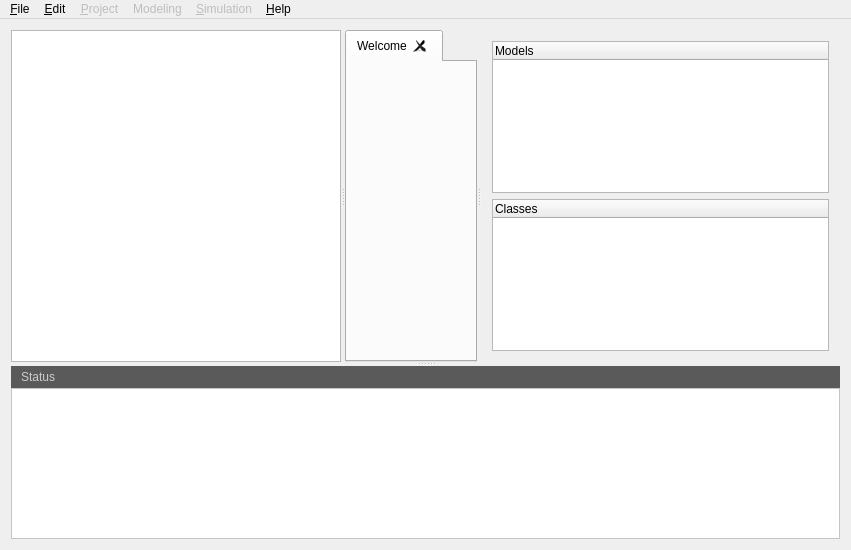
<?xml version="1.0" encoding="UTF-8"?>
<ui version="4.0">
 <class>gvleWin</class>
 <widget class="QMainWindow" name="gvleWin">
  <property name="geometry">
   <rect>
    <x>0</x>
    <y>0</y>
    <width>851</width>
    <height>550</height>
   </rect>
  </property>
  <property name="windowTitle">
   <string>gvleWin</string>
  </property>
  <widget class="QWidget" name="centralWidget">
   <layout class="QGridLayout" name="gridLayout">
    <item row="0" column="0">
     <widget class="QSplitter" name="splitter_2">
      <property name="sizePolicy">
       <sizepolicy hsizetype="Expanding" vsizetype="Expanding">
        <horstretch>0</horstretch>
        <verstretch>0</verstretch>
       </sizepolicy>
      </property>
      <property name="orientation">
       <enum>Qt::Vertical</enum>
      </property>
      <property name="childrenCollapsible">
       <bool>false</bool>
      </property>
      <widget class="QSplitter" name="splitter">
       <property name="sizePolicy">
        <sizepolicy hsizetype="Expanding" vsizetype="Expanding">
         <horstretch>0</horstretch>
         <verstretch>0</verstretch>
        </sizepolicy>
       </property>
       <property name="orientation">
        <enum>Qt::Horizontal</enum>
       </property>
       <widget class="QStackedWidget" name="leftCol">
        <property name="sizePolicy">
         <sizepolicy hsizetype="Expanding" vsizetype="Expanding">
          <horstretch>0</horstretch>
          <verstretch>0</verstretch>
         </sizepolicy>
        </property>
        <property name="frameShadow">
         <enum>QFrame::Plain</enum>
        </property>
        <property name="lineWidth">
         <number>0</number>
        </property>
        <property name="midLineWidth">
         <number>0</number>
        </property>
        <property name="currentIndex">
         <number>0</number>
        </property>
        <widget class="QWidget" name="page">
         <property name="sizePolicy">
          <sizepolicy hsizetype="Expanding" vsizetype="Expanding">
           <horstretch>0</horstretch>
           <verstretch>0</verstretch>
          </sizepolicy>
         </property>
         <layout class="QVBoxLayout" name="verticalLayout">
          <property name="margin">
           <number>0</number>
          </property>
          <item>
           <widget class="QTreeView" name="treeProject">
            <property name="sizePolicy">
             <sizepolicy hsizetype="Expanding" vsizetype="Expanding">
              <horstretch>1</horstretch>
              <verstretch>1</verstretch>
             </sizepolicy>
            </property>
            <property name="minimumSize">
             <size>
              <width>0</width>
              <height>0</height>
             </size>
            </property>
            <property name="maximumSize">
             <size>
              <width>16777215</width>
              <height>16777215</height>
             </size>
            </property>
            <property name="iconSize">
             <size>
              <width>16</width>
              <height>16</height>
             </size>
            </property>
            <property name="headerHidden">
             <bool>false</bool>
            </property>
           </widget>
          </item>
         </layout>
        </widget>
        <widget class="QWidget" name="page_2">
         <property name="sizePolicy">
          <sizepolicy hsizetype="Expanding" vsizetype="Expanding">
           <horstretch>0</horstretch>
           <verstretch>0</verstretch>
          </sizepolicy>
         </property>
         <layout class="QVBoxLayout" name="verticalLayout_2">
          <item>
           <widget class="QFrame" name="frame_2">
            <property name="frameShape">
             <enum>QFrame::StyledPanel</enum>
            </property>
            <property name="frameShadow">
             <enum>QFrame::Raised</enum>
            </property>
            <layout class="QGridLayout" name="gridLayout_2">
             <item row="0" column="0">
              <widget class="QPushButton" name="pushButton_2">
               <property name="text">
                <string>&lt; &gt;</string>
               </property>
              </widget>
             </item>
            </layout>
           </widget>
          </item>
         </layout>
        </widget>
       </widget>
       <widget class="QTabWidget" name="tabWidget">
        <property name="sizePolicy">
         <sizepolicy hsizetype="Expanding" vsizetype="Expanding">
          <horstretch>0</horstretch>
          <verstretch>0</verstretch>
         </sizepolicy>
        </property>
        <property name="minimumSize">
         <size>
          <width>0</width>
          <height>0</height>
         </size>
        </property>
        <property name="currentIndex">
         <number>0</number>
        </property>
        <property name="tabsClosable">
         <bool>true</bool>
        </property>
        <widget class="QWidget" name="tabWelcome">
         <property name="focusPolicy">
          <enum>Qt::TabFocus</enum>
         </property>
         <attribute name="title">
          <string>Welcome</string>
         </attribute>
         <widget class="QLabel" name="label">
          <property name="geometry">
           <rect>
            <x>10</x>
            <y>30</y>
            <width>131</width>
            <height>81</height>
           </rect>
          </property>
          <property name="text">
           <string/>
          </property>
          <property name="pixmap">
           <pixmap resource="gvle.qrc">:/logo/resources/logo/logo.png</pixmap>
          </property>
         </widget>
         <widget class="QTextBrowser" name="textBrowser_3">
          <property name="geometry">
           <rect>
            <x>150</x>
            <y>20</y>
            <width>201</width>
            <height>121</height>
           </rect>
          </property>
          <property name="font">
           <font>
            <pointsize>22</pointsize>
           </font>
          </property>
          <property name="frameShape">
           <enum>QFrame::NoFrame</enum>
          </property>
          <property name="frameShadow">
           <enum>QFrame::Plain</enum>
          </property>
          <property name="lineWidth">
           <number>0</number>
          </property>
          <property name="html">
           <string>&lt;!DOCTYPE HTML PUBLIC &quot;-//W3C//DTD HTML 4.0//EN&quot; &quot;http://www.w3.org/TR/REC-html40/strict.dtd&quot;&gt;
&lt;html&gt;&lt;head&gt;&lt;meta name=&quot;qrichtext&quot; content=&quot;1&quot; /&gt;&lt;style type=&quot;text/css&quot;&gt;
p, li { white-space: pre-wrap; }
&lt;/style&gt;&lt;/head&gt;&lt;body style=&quot; font-family:'Cantarell'; font-size:22pt; font-weight:400; font-style:normal;&quot;&gt;
&lt;p style=&quot; margin-top:0px; margin-bottom:0px; margin-left:0px; margin-right:0px; -qt-block-indent:0; text-indent:0px;&quot;&gt;&lt;span style=&quot; font-size:20pt; color:#ee7f00;&quot;&gt;Virtual&lt;br /&gt;Laboratory&lt;br /&gt;Environment&lt;/span&gt;&lt;/p&gt;&lt;/body&gt;&lt;/html&gt;</string>
          </property>
         </widget>
        </widget>
       </widget>
       <widget class="QWidget" name="layoutWidget">
        <layout class="QVBoxLayout" name="rightCol">
         <item>
          <widget class="QStackedWidget" name="rightStack">
           <property name="currentIndex">
            <number>1</number>
           </property>
           <widget class="QWidget" name="rightStackPageNull"/>
           <widget class="QWidget" name="pageVpz">
            <layout class="QVBoxLayout" name="verticalLayout_5">
             <property name="spacing">
              <number>6</number>
             </property>
             <property name="margin">
              <number>0</number>
             </property>
             <item>
              <widget class="QTreeWidget" name="treeVpzModel">
               <column>
                <property name="text">
                 <string>Models</string>
                </property>
               </column>
              </widget>
             </item>
             <item>
              <widget class="QTreeWidget" name="treeWidget">
               <column>
                <property name="text">
                 <string>Classes</string>
                </property>
               </column>
              </widget>
             </item>
            </layout>
           </widget>
          </widget>
         </item>
        </layout>
       </widget>
      </widget>
      <widget class="QWidget" name="statusWidget" native="true">
       <property name="sizePolicy">
        <sizepolicy hsizetype="Expanding" vsizetype="Expanding">
         <horstretch>0</horstretch>
         <verstretch>0</verstretch>
        </sizepolicy>
       </property>
       <property name="styleSheet">
        <string notr="true">background-color: rgb(255, 117, 117);</string>
       </property>
       <layout class="QVBoxLayout" name="verticalLayout_3">
        <property name="spacing">
         <number>0</number>
        </property>
        <property name="margin">
         <number>0</number>
        </property>
        <item>
         <widget class="QFrame" name="statusTitleFrame">
          <property name="sizePolicy">
           <sizepolicy hsizetype="Expanding" vsizetype="Fixed">
            <horstretch>0</horstretch>
            <verstretch>0</verstretch>
           </sizepolicy>
          </property>
          <property name="minimumSize">
           <size>
            <width>0</width>
            <height>22</height>
           </size>
          </property>
          <property name="maximumSize">
           <size>
            <width>16777215</width>
            <height>22</height>
           </size>
          </property>
          <property name="styleSheet">
           <string notr="true">background-color: rgb(90, 90, 90);</string>
          </property>
          <property name="frameShape">
           <enum>QFrame::NoFrame</enum>
          </property>
          <property name="frameShadow">
           <enum>QFrame::Plain</enum>
          </property>
          <layout class="QHBoxLayout" name="horizontalLayout_2">
           <property name="spacing">
            <number>2</number>
           </property>
           <property name="margin">
            <number>0</number>
           </property>
           <item>
            <widget class="QLabel" name="statusTitle">
             <property name="styleSheet">
              <string notr="true">color: rgb(204, 204, 204);</string>
             </property>
             <property name="lineWidth">
              <number>0</number>
             </property>
             <property name="text">
              <string>Status</string>
             </property>
             <property name="margin">
              <number>0</number>
             </property>
             <property name="indent">
              <number>10</number>
             </property>
            </widget>
           </item>
           <item>
            <spacer name="horizontalSpacer_2">
             <property name="orientation">
              <enum>Qt::Horizontal</enum>
             </property>
             <property name="sizeHint" stdset="0">
              <size>
               <width>40</width>
               <height>20</height>
              </size>
             </property>
            </spacer>
           </item>
           <item>
            <widget class="QPushButton" name="statusTitleToggle">
             <property name="sizePolicy">
              <sizepolicy hsizetype="Fixed" vsizetype="Fixed">
               <horstretch>0</horstretch>
               <verstretch>0</verstretch>
              </sizepolicy>
             </property>
             <property name="minimumSize">
              <size>
               <width>20</width>
               <height>20</height>
              </size>
             </property>
             <property name="maximumSize">
              <size>
               <width>20</width>
               <height>20</height>
              </size>
             </property>
             <property name="baseSize">
              <size>
               <width>20</width>
               <height>0</height>
              </size>
             </property>
             <property name="styleSheet">
              <string notr="true">QPushButton{background-image: url(:/icon/resources/arrow_up_bw.png);}
QPushButton:hover{background:url(:/icon/resources/arrow_up_blue.png);}</string>
             </property>
             <property name="text">
              <string/>
             </property>
             <property name="flat">
              <bool>true</bool>
             </property>
            </widget>
           </item>
          </layout>
         </widget>
        </item>
        <item>
         <widget class="QPlainTextEdit" name="statusLog">
          <property name="sizePolicy">
           <sizepolicy hsizetype="Expanding" vsizetype="MinimumExpanding">
            <horstretch>0</horstretch>
            <verstretch>0</verstretch>
           </sizepolicy>
          </property>
          <property name="minimumSize">
           <size>
            <width>0</width>
            <height>20</height>
           </size>
          </property>
          <property name="styleSheet">
           <string notr="true">background-color: rgb(255, 255, 255);</string>
          </property>
          <property name="undoRedoEnabled">
           <bool>false</bool>
          </property>
          <property name="readOnly">
           <bool>true</bool>
          </property>
          <property name="plainText">
           <string notr="true"/>
          </property>
         </widget>
        </item>
       </layout>
      </widget>
     </widget>
    </item>
   </layout>
  </widget>
  <widget class="QMenuBar" name="menuBar">
   <property name="geometry">
    <rect>
     <x>0</x>
     <y>0</y>
     <width>851</width>
     <height>27</height>
    </rect>
   </property>
   <widget class="QMenu" name="menuFile">
    <property name="title">
     <string>&amp;File</string>
    </property>
    <widget class="QMenu" name="menuRecentProjects">
     <property name="title">
      <string>Recent Projects</string>
     </property>
     <addaction name="actionRecent1"/>
     <addaction name="actionRecent2"/>
     <addaction name="actionRecent3"/>
     <addaction name="actionRecent4"/>
     <addaction name="actionRecent5"/>
    </widget>
    <addaction name="actionNewProject"/>
    <addaction name="actionOpenProject"/>
    <addaction name="menuRecentProjects"/>
    <addaction name="separator"/>
    <addaction name="actionSaveFile"/>
    <addaction name="separator"/>
    <addaction name="actionCloseProject"/>
    <addaction name="actionQuit"/>
   </widget>
   <widget class="QMenu" name="menuProject">
    <property name="enabled">
     <bool>false</bool>
    </property>
    <property name="title">
     <string>&amp;Project</string>
    </property>
    <addaction name="actionConfigureProject"/>
    <addaction name="actionBuildProject"/>
   </widget>
   <widget class="QMenu" name="menuSimulation">
    <property name="enabled">
     <bool>false</bool>
    </property>
    <property name="title">
     <string>&amp;Simulation</string>
    </property>
    <widget class="QMenu" name="menuSelectSimulator">
     <property name="enabled">
      <bool>false</bool>
     </property>
     <property name="title">
      <string>Select Simulator</string>
     </property>
     <addaction name="actionSimNone"/>
    </widget>
    <addaction name="actionLaunchSimulation"/>
    <addaction name="separator"/>
    <addaction name="menuSelectSimulator"/>
   </widget>
   <widget class="QMenu" name="menuModeling">
    <property name="enabled">
     <bool>false</bool>
    </property>
    <property name="title">
     <string>Modeling</string>
    </property>
   </widget>
   <widget class="QMenu" name="menu_Help">
    <property name="toolTip">
     <string/>
    </property>
    <property name="title">
     <string>&amp;Help</string>
    </property>
    <addaction name="actionHelp"/>
    <addaction name="actionAbout"/>
   </widget>
   <widget class="QMenu" name="menuEdit">
    <property name="title">
     <string>&amp;Edit</string>
    </property>
    <addaction name="actionUndo"/>
    <addaction name="actionRedo"/>
   </widget>
   <addaction name="menuFile"/>
   <addaction name="menuEdit"/>
   <addaction name="menuProject"/>
   <addaction name="menuModeling"/>
   <addaction name="menuSimulation"/>
   <addaction name="menu_Help"/>
  </widget>
  <action name="actionNew_Project">
   <property name="enabled">
    <bool>true</bool>
   </property>
   <property name="text">
    <string>New Project</string>
   </property>
   <property name="shortcut">
    <string>Ctrl+N</string>
   </property>
  </action>
  <action name="actionNew_VPZ">
   <property name="text">
    <string>New VPZ</string>
   </property>
   <property name="shortcut">
    <string>Ctrl+S</string>
   </property>
  </action>
  <action name="actionOpenProject">
   <property name="text">
    <string>Open Project</string>
   </property>
   <property name="shortcut">
    <string>Ctrl+O</string>
   </property>
  </action>
  <action name="actionOpen_VPZ">
   <property name="enabled">
    <bool>false</bool>
   </property>
   <property name="text">
    <string>Open VPZ</string>
   </property>
   <property name="shortcut">
    <string>Ctrl+Shift+O</string>
   </property>
  </action>
  <action name="action">
   <property name="text">
    <string>Open Global VPZ</string>
   </property>
  </action>
  <action name="actionSave_File">
   <property name="enabled">
    <bool>false</bool>
   </property>
   <property name="text">
    <string>Save File</string>
   </property>
   <property name="shortcut">
    <string>Ctrl+S</string>
   </property>
  </action>
  <action name="actionSave_File_As">
   <property name="enabled">
    <bool>false</bool>
   </property>
   <property name="text">
    <string>Save File As ...</string>
   </property>
   <property name="shortcut">
    <string>Ctrl+Shift+S</string>
   </property>
  </action>
  <action name="actionClear_Model">
   <property name="enabled">
    <bool>false</bool>
   </property>
   <property name="text">
    <string>Clear Model</string>
   </property>
   <property name="shortcut">
    <string>Ctrl+L</string>
   </property>
  </action>
  <action name="actionImport_Model">
   <property name="enabled">
    <bool>false</bool>
   </property>
   <property name="text">
    <string>Import Model</string>
   </property>
   <property name="shortcut">
    <string>Ctrl+I</string>
   </property>
  </action>
  <action name="actionExport_Model">
   <property name="enabled">
    <bool>false</bool>
   </property>
   <property name="text">
    <string>Export Model</string>
   </property>
  </action>
  <action name="actionExport_Graphic">
   <property name="enabled">
    <bool>false</bool>
   </property>
   <property name="text">
    <string>Export Graphic</string>
   </property>
  </action>
  <action name="actionClose_Tab">
   <property name="enabled">
    <bool>false</bool>
   </property>
   <property name="text">
    <string>Close Tab</string>
   </property>
  </action>
  <action name="actionCloseProject">
   <property name="enabled">
    <bool>false</bool>
   </property>
   <property name="text">
    <string>Close Project</string>
   </property>
  </action>
  <action name="actionQuit">
   <property name="text">
    <string>Quit</string>
   </property>
  </action>
  <action name="actionAbout">
   <property name="text">
    <string>About</string>
   </property>
  </action>
  <action name="actionOrder">
   <property name="enabled">
    <bool>false</bool>
   </property>
   <property name="text">
    <string>Order</string>
   </property>
   <property name="statusTip">
    <string/>
   </property>
  </action>
  <action name="actionRefresh">
   <property name="enabled">
    <bool>false</bool>
   </property>
   <property name="text">
    <string>Refresh</string>
   </property>
  </action>
  <action name="actionComplete_view">
   <property name="enabled">
    <bool>false</bool>
   </property>
   <property name="text">
    <string>Complete view</string>
   </property>
  </action>
  <action name="actionSimple_view">
   <property name="enabled">
    <bool>false</bool>
   </property>
   <property name="text">
    <string>Simple view</string>
   </property>
  </action>
  <action name="actionPreferences">
   <property name="text">
    <string>Preferences</string>
   </property>
  </action>
  <action name="actionConfigureProject">
   <property name="enabled">
    <bool>true</bool>
   </property>
   <property name="text">
    <string>Configure Project</string>
   </property>
   <property name="shortcut">
    <string>Ctrl+G</string>
   </property>
  </action>
  <action name="actionProject_dependencies">
   <property name="enabled">
    <bool>false</bool>
   </property>
   <property name="text">
    <string>Project Dependencies</string>
   </property>
  </action>
  <action name="action_2">
   <property name="text">
    <string>Test Project</string>
   </property>
  </action>
  <action name="actionClean_Project">
   <property name="text">
    <string>Clean Project</string>
   </property>
  </action>
  <action name="actionRemove_Binary_Project">
   <property name="text">
    <string>Remove Binary Project</string>
   </property>
  </action>
  <action name="actionProject">
   <property name="enabled">
    <bool>false</bool>
   </property>
   <property name="text">
    <string>Project</string>
   </property>
   <property name="shortcut">
    <string>Ctrl+Shift+E</string>
   </property>
  </action>
  <action name="actionViews">
   <property name="enabled">
    <bool>false</bool>
   </property>
   <property name="text">
    <string>Views</string>
   </property>
  </action>
  <action name="actionDynamics">
   <property name="enabled">
    <bool>false</bool>
   </property>
   <property name="text">
    <string>Dynamics</string>
   </property>
  </action>
  <action name="actionConditions">
   <property name="enabled">
    <bool>false</bool>
   </property>
   <property name="text">
    <string>Conditions</string>
   </property>
  </action>
  <action name="actionLaunchSimulation">
   <property name="text">
    <string>Launch Simulation</string>
   </property>
  </action>
  <action name="actionRecent1">
   <property name="enabled">
    <bool>false</bool>
   </property>
   <property name="text">
    <string>&lt;vide&gt;</string>
   </property>
   <property name="visible">
    <bool>true</bool>
   </property>
  </action>
  <action name="actionRecent2">
   <property name="enabled">
    <bool>false</bool>
   </property>
   <property name="text">
    <string>Last2</string>
   </property>
   <property name="visible">
    <bool>false</bool>
   </property>
  </action>
  <action name="actionRecent3">
   <property name="enabled">
    <bool>false</bool>
   </property>
   <property name="text">
    <string>Last3</string>
   </property>
   <property name="visible">
    <bool>false</bool>
   </property>
  </action>
  <action name="actionRecent4">
   <property name="enabled">
    <bool>false</bool>
   </property>
   <property name="text">
    <string>Last4</string>
   </property>
   <property name="visible">
    <bool>false</bool>
   </property>
  </action>
  <action name="actionRecent5">
   <property name="enabled">
    <bool>false</bool>
   </property>
   <property name="text">
    <string>Last5</string>
   </property>
   <property name="visible">
    <bool>false</bool>
   </property>
  </action>
  <action name="actionHelp">
   <property name="text">
    <string>Help</string>
   </property>
   <property name="shortcut">
    <string>F1</string>
   </property>
  </action>
  <action name="actionSimNone">
   <property name="checkable">
    <bool>true</bool>
   </property>
   <property name="checked">
    <bool>true</bool>
   </property>
   <property name="text">
    <string>internal</string>
   </property>
  </action>
  <action name="actionTest">
   <property name="checkable">
    <bool>true</bool>
   </property>
   <property name="text">
    <string>test</string>
   </property>
  </action>
  <action name="actionZaza">
   <property name="text">
    <string>zaza</string>
   </property>
  </action>
  <action name="actionBuildProject">
   <property name="text">
    <string>Build Project</string>
   </property>
   <property name="shortcut">
    <string>Ctrl+B</string>
   </property>
  </action>
  <action name="actionNewProject">
   <property name="text">
    <string>New Project</string>
   </property>
   <property name="shortcut">
    <string>Ctrl+N</string>
   </property>
  </action>
  <action name="actionUndo">
   <property name="enabled">
    <bool>false</bool>
   </property>
   <property name="text">
    <string>Undo</string>
   </property>
  </action>
  <action name="actionRedo">
   <property name="enabled">
    <bool>false</bool>
   </property>
   <property name="text">
    <string>Redo</string>
   </property>
  </action>
  <action name="actionSaveFile">
    <property name="text">
      <string>Save  File</string>
    </property>
  </action>
</widget>
<layoutdefault spacing="6" margin="11"/>
<resources>
  <include location="gvle.qrc"/>
  <include location="../../apps/gvle/gvle.qrc"/>
 </resources>
 <connections/>
</ui>
